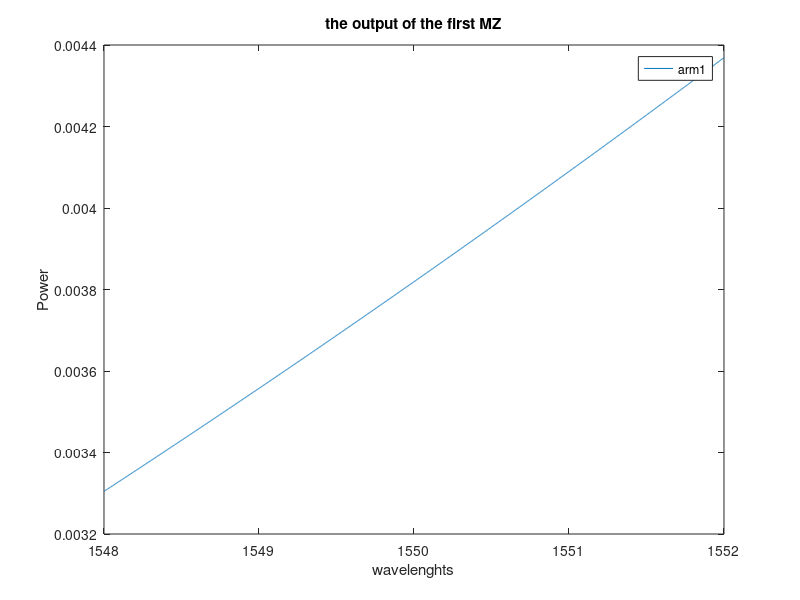
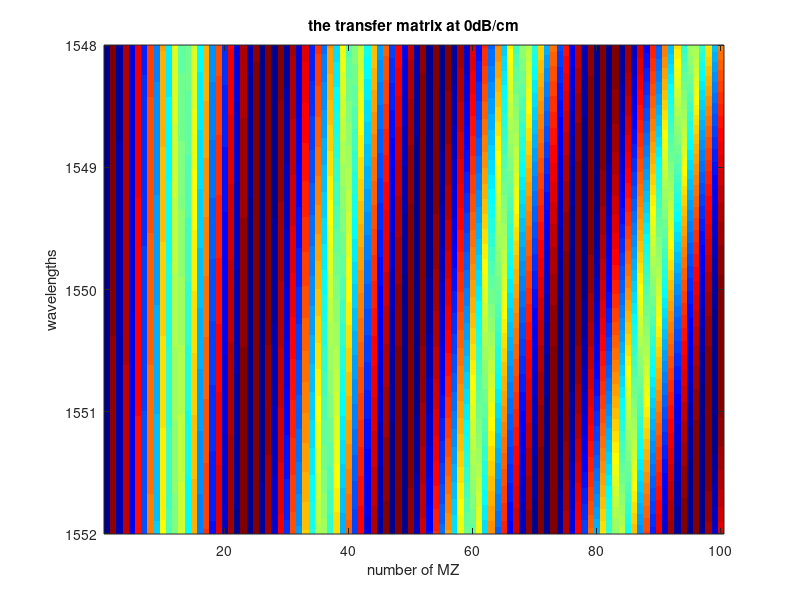
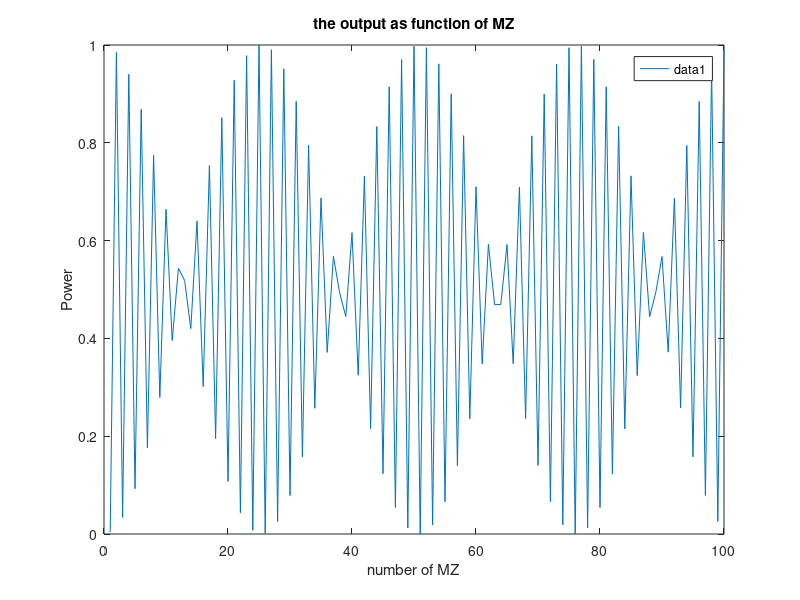

Write the MATLAB code that produced these figures, in order. (Note: a time limit stopped this script after it produced the figures.)
% here the transfere matrix is the product of the parts of MZ 
%% losses due to index fluctuation with lambda and with width 
close all
clear all
%neff=3.49769;
L1=1e7;
%DeltaL0=365*1e3;
DeltaL0=365;
split=[1,-i;-i,1]/sqrt(2);
com=split;
Input=[0,1];

%%

w1=[];
w2=[];
MZ=[1:100];
step=0.001;
lambda= [1548:step:1552];  
%neff0=ones(length(lambda));
neff0=-1.6*1e-3*lambda+4.5197;                    %n is function of " lambda " here for width 450nm (linear dipendence lumerical)
delta_neff=0.0226;                                %fluctuation of n due to fluctuation of width(+-20nm) (deltaN to be added randomly)  

alpha= ( log(10)/20 ) * 1e-7 *0;                  %2 dB/cm

amp=0;  %the amplitude of whit noise

r1=randn(length(lambda),length(MZ));
r2=randn(length(lambda),length(MZ));
noise1=amp*r1./max(r1(:));
noise2=amp*r2./max(r2(:));


for N=1:length(MZ)
    L2=L1+N*DeltaL0;    
    DeltaL=L2-L1;
    out1=[];
    out2=[];    
    %neff=neff0-delta_neff+2*delta_neff*rand;      %fluctuation for n is added for each MZ " due to width fluctuation"

    
    for i=1:length(lambda)

        Beta=2*pi*neff0(i)/lambda(i);

        delay= exp(-alpha*L2) * exp(-1i*Beta*L2)  *[ exp(alpha*DeltaL)*exp(1i*Beta*DeltaL)  , 0;    0,1];   %2*2 matrix

        OUT=(abs(Input*split*delay*com)).^2;     %1*2 matrix
       
        out1=[out1,OUT(1)+noise1(i,N)];
        
        out2=[out2,OUT(1)+noise2(i,N)];
        
    end
    
    w1=[w1,out1'];   %matrice de transfre du bras1
    w2=[w2,out2'];   %matrice de transfre du bras2
end

%choose one of the tow matrices to work with
%% the transfer matrix for the first MZI (sinusoidal)
% (to extract Littrow condition) (the maximum periodically)

figure
plot(lambda,w1(:,1),'DisplayName','arm1')
hold on
%plot(lambda,w2(:,1),'DisplayName','arm2')
legend('show')
title('the output of the first MZ'); xlabel('wavelenghts'); ylabel('Power'); 

%% The transfer matrix 
figure
imagesc(MZ,lambda,w1); 
colormap jet
title('the transfer matrix at 0dB/cm'); xlabel('number of MZ'); ylabel('wavelengths');

%% Original input spectrum

lambda_in=1550;
sep=0.037;
Pin=[zeros(size(w1(:,1)'))];
[l0,x1] = (min(abs(lambda - lambda_in)));
[l1,x2] = (min(abs(lambda - (lambda_in+sep))));

%x=find(lambda==lambda_in);
%x2=find(lambda==lambda_in+0.0325);                   %(add small delta_lambda)

Pin(x1)=1; 
Pin(x2)=0;
Pout=Pin*w1;
%the output
figure
plot(MZ,Pout)
title('the output as function of MZ'); xlabel('number of MZ'); ylabel('Power');
legend('show')

%% spectrum retrieval
PinRet=abs(Pout*pinv(w2));

figure
plot(lambda,PinRet./max(PinRet),'DisplayName','Retrieval')
hold on 
plot(lambda,Pin,'DisplayName','Original signal')                             %plot the original input with the retrieval spectrum
hold off
title('the input spectrum retrieval') ;xlabel('wavelengths');
legend('show')
text(lambda_in,0.9,num2str((x2-x1)*step));

%% filtring noise by convolution 
sigm=0.01;

gaus=exp(-0.5*((lambda-1550)/sigm).^2)*1/(sqrt(2*pi)*sigm);
c=conv(gaus,PinRet,'same');
figure
plot(lambda,c)
title('the filttred signal')

x=rand(100,1);         %Generating a vector with 100 random elements.
x0=0.321;              %Value specified 
y=find((x-x0)<0.5);    %Finding indices of all elements whose difference with the value specified is 0.5. (Here my error tolerance is 0.5)
z=x(y);                %Creating a vector with the values that satisfy the above condition
closestval=min(z-x0);  %Finding the value from this vector that is closest to the value specified.
